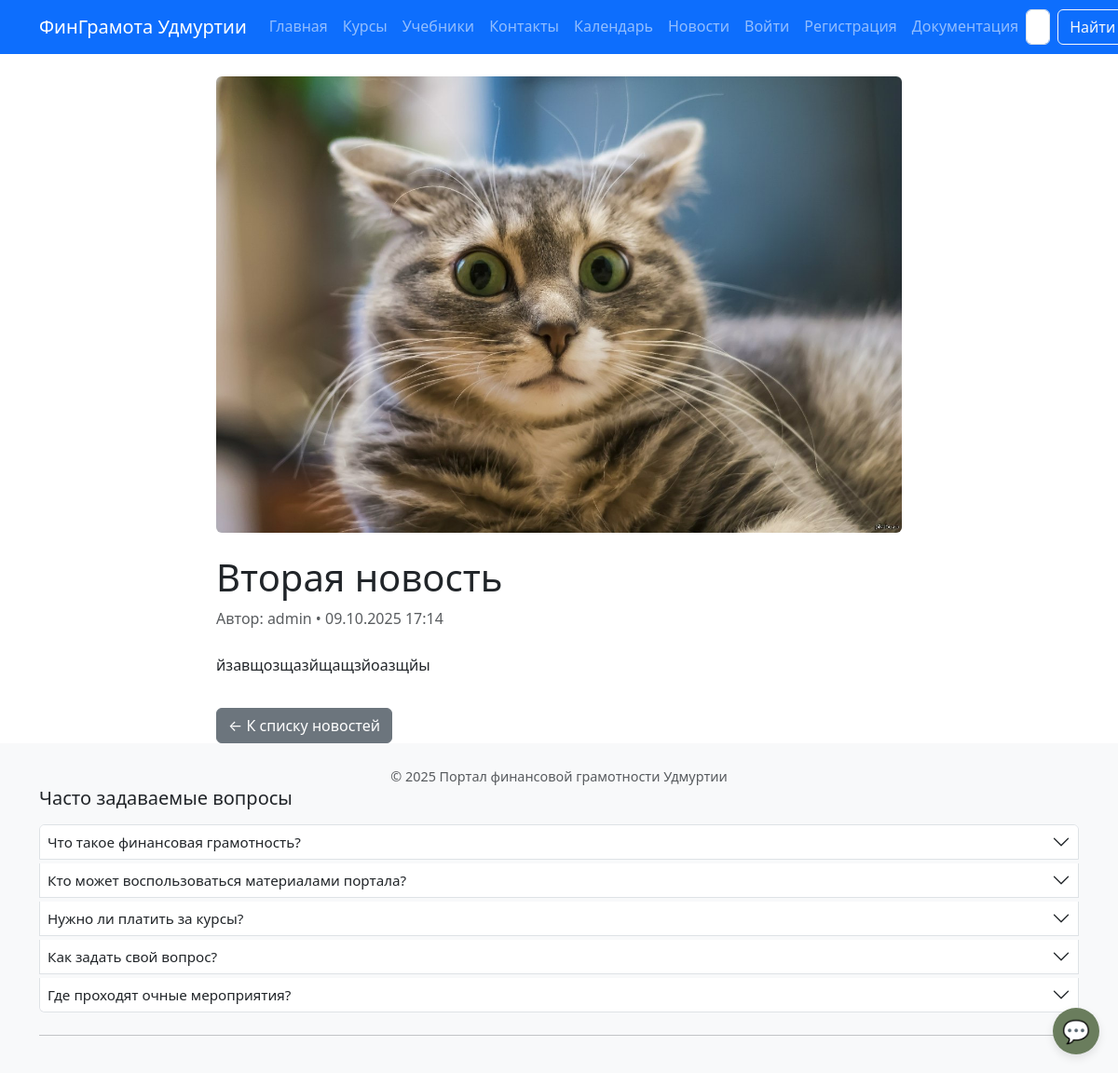
Screenshot of /news/2/ with the database file from the repository.
### core/models.py (models this page shows, shortened)
class News(models.Model):
    title = models.CharField(max_length=200, verbose_name="Заголовок")
    content = models.TextField(verbose_name="Содержание")
    image = models.ImageField(
        upload_to='news_images/',
        blank=True,
        null=True,
        verbose_name="Изображение"
    )
    created_at = models.DateTimeField(auto_now_add=True, verbose_name="Дата публикации")
    author = models.ForeignKey(
        'User',
        on_delete=models.SET_NULL,
        null=True,
        limit_choices_to={'is_moderator': True},
        verbose_name="Автор"
    )
    is_published = models.BooleanField(default=True, verbose_name="Опубликовано")
    class Meta:
        verbose_name = "Новость"
        verbose_name_plural = "Новости"
        ordering = ['-created_at']

class User(AbstractUser):
    email = models.EmailField(unique=True, verbose_name="Email")
    phone = models.CharField(max_length=20, blank=True, verbose_name="Телефон")
    email_verified = models.BooleanField(default=False, verbose_name="Email подтверждён")
    is_moderator = models.BooleanField(default=False, verbose_name="Модератор")
    USERNAME_FIELD = 'email'  # Используем email для входа
    REQUIRED_FIELDS = ['username']      # Не требуем другие поля при создании через createsuperuser

### core/views.py (the view)
# urls.py: path('news/<int:news_id>/', views.news_detail_view, name='news_detail'),
def news_detail_view(request, news_id):
    news_item = get_object_or_404(News, id=news_id, is_published=True)
    return render(request, 'core/news_detail.html', {'news': news_item})

### templates/core/news_detail.html
{% extends 'base.html' %}
{% block content %}
<div class="row justify-content-center">
  <div class="col-lg-8">
    {% if news.image %}
      <img src="{{ news.image.url }}" class="img-fluid rounded mb-4" alt="{{ news.title }}">
    {% endif %}
    <h1>{{ news.title }}</h1>
    <p class="text-muted">
      Автор: {{ news.author.username|default:"Администрация" }} • {{ news.created_at|date:"d.m.Y H:i" }}
    </p>
    <div class="mt-4">
      {{ news.content|linebreaks }}
    </div>
    <a href="{% url 'core:news_list' %}" class="btn btn-secondary mt-3">← К списку новостей</a>
  </div>
</div>
{% endblock %}

### static/css/style.css (style rules this page uses)
body { font-size: 1rem; line-height: 1.6; }

### templates/base.html (style rules this page uses)
body { display: flex; flex-direction: column; min-height: 100vh; font-size: 1rem; line-height: 1.6; }
body { padding-bottom: 70px; }
@media (min-width: 577px) { body { padding-bottom: 0; } }

### rows the page displays
News: image (picture), title "Вторая новость", author.username "admin", created_at "09.10.2025 17:14", content "йзавщозщазйщащзйоазщйы"

### other values shown
{{ item.question }} "Что такое финансовая грамотность?" "Кто может воспользоваться материалами портала?" "Нужно ли платить за курсы?" "Как задать свой вопрос?" "Где проходят очные мероприятия?"
